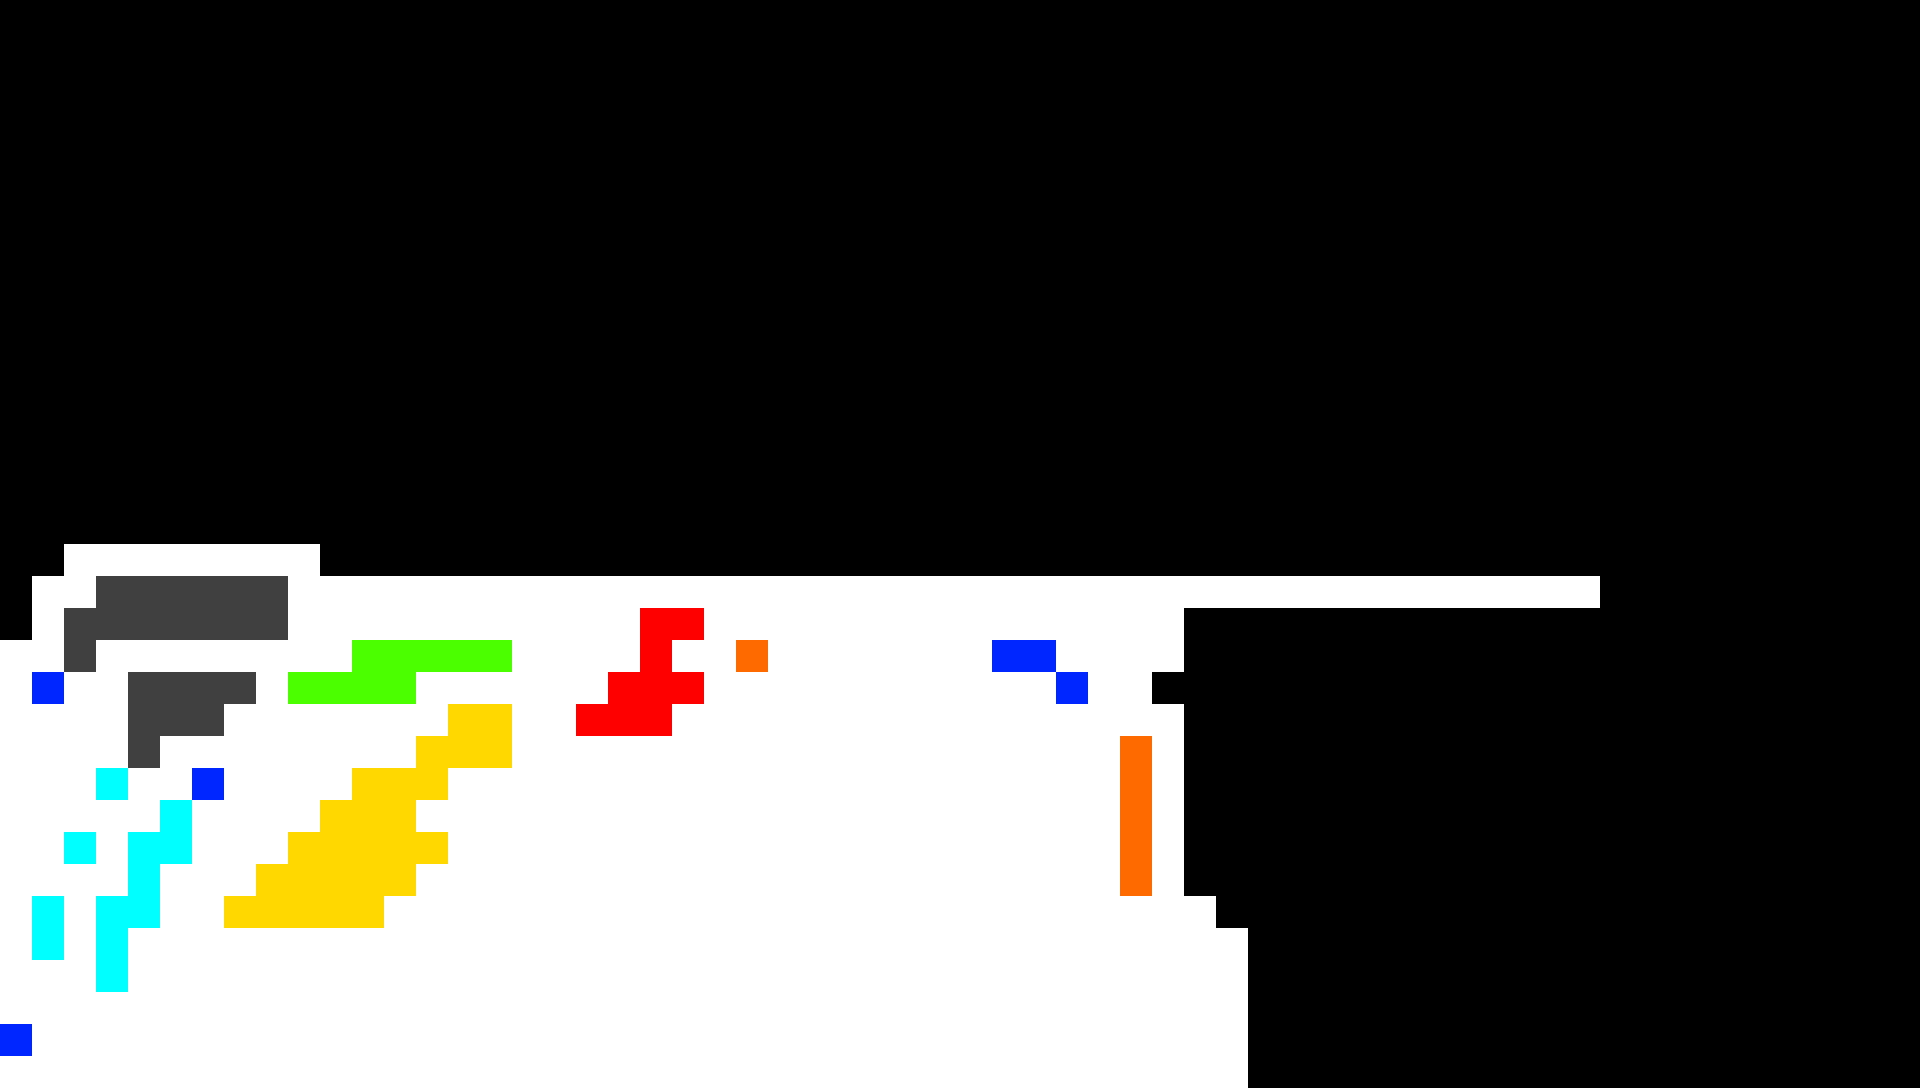

Tiled map render using the project's own tile images. Description and the whole map definition, tile-layer contents included, below:
An orthogonal 60x34 tile map with 32x32 px tiles, 1 tile layer (Tile Layer 1) and 14 objects (start).

<map version="1.10" tiledversion="1.10.1" orientation="orthogonal" renderorder="right-down" width="60" height="34" tilewidth="32" tileheight="32" infinite="0" nextlayerid="4" nextobjectid="26">
 <tileset firstgid="1" source="basic_tile.tsx" />
 <layer id="1" name="Tile Layer 1" width="60" height="34">
  <data encoding="csv">
0,0,0,0,0,0,0,0,0,0,0,0,0,0,0,0,0,0,0,0,0,0,0,0,0,0,0,0,0,0,0,0,0,0,0,0,0,0,0,0,0,0,0,0,0,0,0,0,0,0,0,0,0,0,0,0,0,0,0,0,
0,0,0,0,0,0,0,0,0,0,0,0,0,0,0,0,0,0,0,0,0,0,0,0,0,0,0,0,0,0,0,0,0,0,0,0,0,0,0,0,0,0,0,0,0,0,0,0,0,0,0,0,0,0,0,0,0,0,0,0,
0,0,0,0,0,0,0,0,0,0,0,0,0,0,0,0,0,0,0,0,0,0,0,0,0,0,0,0,0,0,0,0,0,0,0,0,0,0,0,0,0,0,0,0,0,0,0,0,0,0,0,0,0,0,0,0,0,0,0,0,
0,0,0,0,0,0,0,0,0,0,0,0,0,0,0,0,0,0,0,0,0,0,0,0,0,0,0,0,0,0,0,0,0,0,0,0,0,0,2,2,2,2,2,2,2,2,0,0,0,0,0,0,0,0,0,0,0,0,0,0,
0,0,0,0,0,0,0,0,0,0,0,0,0,0,0,0,0,0,0,0,0,0,0,0,0,0,0,0,0,0,0,0,0,0,0,0,0,0,2,2,2,2,2,2,2,2,0,0,0,0,0,0,0,0,0,0,0,0,0,0,
0,0,0,0,0,0,0,0,0,0,0,0,0,0,0,0,0,0,0,0,0,0,0,0,0,2,2,2,2,2,2,2,2,0,0,0,0,0,2,2,2,2,2,2,2,2,0,0,0,0,0,0,0,0,0,0,0,0,0,0,
0,0,0,0,0,0,0,0,0,0,0,0,0,0,0,0,0,0,0,0,0,0,0,0,0,2,2,2,2,2,2,2,2,0,0,0,0,0,0,0,0,0,0,0,0,0,0,0,0,0,0,0,0,0,0,0,0,0,0,0,
0,0,0,0,0,0,0,0,0,0,0,0,0,0,0,0,0,2,2,2,2,2,0,0,0,2,2,2,2,2,2,2,2,0,0,0,0,0,0,0,0,0,0,0,0,0,0,0,0,0,0,0,0,0,0,0,0,0,0,0,
0,0,0,0,0,0,0,0,0,0,0,0,0,0,2,2,2,2,2,2,2,2,0,0,0,2,2,2,2,2,2,2,2,0,0,0,0,0,0,0,0,0,0,0,0,0,0,0,0,0,0,0,0,0,0,0,0,0,0,0,
0,0,0,0,0,0,0,0,0,0,0,0,0,0,2,2,2,2,2,2,2,2,0,0,0,0,0,0,0,0,0,0,0,0,0,0,0,0,0,0,0,0,0,0,0,0,0,0,0,0,0,0,0,0,0,0,0,0,0,0,
0,0,0,0,0,0,0,0,0,0,0,0,0,0,0,0,0,0,0,0,0,0,0,0,0,0,0,0,0,0,0,0,0,0,0,0,0,0,0,0,0,0,0,0,0,0,0,0,0,0,0,0,0,0,0,0,0,0,0,0,
0,0,0,0,0,0,0,0,0,0,0,0,0,0,0,0,0,0,0,0,0,0,0,0,0,0,0,0,0,0,0,0,0,0,0,0,0,0,0,0,0,0,0,0,0,0,0,0,0,0,0,0,0,0,0,0,0,0,0,0,
0,0,0,0,0,0,0,0,0,0,0,0,0,0,0,0,0,0,0,0,0,0,0,0,0,0,0,0,0,0,0,0,0,0,0,0,0,0,0,0,0,0,0,0,0,0,0,0,0,0,0,0,0,0,0,0,0,0,0,0,
0,0,0,0,0,0,0,0,0,0,0,0,0,0,0,0,0,0,0,0,0,0,0,0,0,0,0,0,0,0,0,0,0,0,0,0,0,0,0,0,0,0,0,0,0,0,0,0,0,0,0,0,0,0,0,0,0,0,0,0,
0,0,0,0,0,0,0,0,0,0,0,0,0,0,0,0,0,0,0,0,0,0,0,0,0,0,0,0,0,0,0,0,0,0,0,0,0,0,0,0,0,0,0,0,0,0,0,0,0,0,0,0,0,0,0,0,0,0,0,0,
0,0,0,0,0,0,0,0,0,0,0,0,0,0,0,0,0,0,0,0,0,0,0,0,0,0,0,0,0,0,0,0,0,0,0,0,0,0,0,0,0,0,0,0,0,0,0,0,0,0,0,0,0,0,0,0,0,0,0,0,
0,2,2,2,2,2,2,2,2,2,2,0,0,0,0,0,0,0,0,0,0,0,0,0,0,0,2,2,2,2,2,2,2,0,0,0,0,0,0,0,0,0,0,0,0,0,0,0,0,0,0,0,0,0,0,0,0,0,0,0,
2,2,1,1,1,1,1,1,1,1,2,2,2,2,2,2,2,2,2,2,2,2,2,2,2,2,2,2,2,2,2,2,2,2,2,2,2,2,2,2,2,2,2,2,2,2,2,2,2,2,2,0,0,0,0,0,0,0,0,0,
2,1,1,3,3,3,3,3,3,1,1,1,1,1,1,1,1,1,1,1,1,1,1,1,1,1,1,1,1,1,1,1,1,1,1,1,1,1,1,1,1,1,1,1,1,1,1,1,1,1,2,2,0,0,0,0,0,0,0,0,
2,1,3,3,3,3,3,3,3,1,1,1,1,1,1,1,1,1,1,1,4,4,1,1,1,1,1,1,1,1,1,1,1,1,1,1,1,2,2,2,2,2,2,2,2,2,2,2,2,2,2,2,0,0,0,0,0,0,0,0,
1,1,3,1,1,1,1,1,1,1,1,7,7,7,7,7,1,1,1,1,4,1,1,5,1,1,1,1,1,1,1,9,9,1,1,1,1,2,0,0,0,0,0,0,0,0,0,0,0,0,2,2,2,2,0,0,0,0,0,0,
1,9,1,1,3,3,3,3,1,7,7,7,7,1,1,1,1,1,1,4,4,4,1,1,1,1,1,1,1,1,1,1,1,9,1,1,2,2,0,0,0,0,0,0,0,0,0,0,0,0,0,0,2,2,2,2,2,2,2,0,
1,1,1,1,3,3,3,1,1,1,1,1,1,1,6,6,1,1,4,4,4,1,1,1,1,1,1,1,1,1,1,1,1,1,1,1,1,2,0,0,0,0,0,0,0,0,0,0,0,0,0,0,0,0,0,0,2,2,2,0,
1,1,1,1,3,1,1,1,1,1,1,1,1,6,6,6,1,1,1,1,1,1,1,1,1,1,1,1,1,1,1,1,1,1,1,5,1,2,0,0,0,0,0,0,0,0,0,0,0,0,0,0,0,0,0,0,0,0,2,0,
1,1,1,8,1,1,9,1,1,1,1,6,6,6,1,1,1,1,1,1,1,1,1,1,1,1,1,1,1,1,1,1,1,1,1,5,1,2,0,0,0,0,0,0,0,0,0,0,0,0,0,0,0,0,0,0,0,0,2,0,
1,1,1,1,1,8,1,1,1,1,6,6,6,1,1,1,1,1,1,1,1,1,1,1,1,1,1,1,1,1,1,1,1,1,1,5,1,2,0,0,0,0,0,0,0,0,0,0,0,0,0,0,0,0,0,0,0,0,2,0,
1,1,8,1,8,8,1,1,1,6,6,6,6,6,1,1,1,1,1,1,1,1,1,1,1,1,1,1,1,1,1,1,1,1,1,5,1,2,0,0,0,0,0,0,0,0,0,0,0,0,0,0,0,0,0,0,0,0,2,0,
1,1,1,1,8,1,1,1,6,6,6,6,6,1,1,1,1,1,1,1,1,1,1,1,1,1,1,1,1,1,1,1,1,1,1,5,1,2,2,0,0,0,0,0,0,0,0,0,0,0,0,0,0,0,0,0,0,0,2,0,
1,8,1,8,8,1,1,6,6,6,6,6,1,1,1,1,1,1,1,1,1,1,1,1,1,1,1,1,1,1,1,1,1,1,1,1,1,1,2,2,0,0,0,0,0,0,0,0,0,0,0,0,0,0,0,0,0,0,2,2,
1,8,1,8,1,1,1,1,1,1,1,1,1,1,1,1,1,1,1,1,1,1,1,1,1,1,1,1,1,1,1,1,1,1,1,1,1,1,1,2,0,0,0,0,0,0,0,0,0,0,0,0,0,0,0,0,0,0,0,2,
1,1,1,8,1,1,1,1,1,1,1,1,1,1,1,1,1,1,1,1,1,1,1,1,1,1,1,1,1,1,1,1,1,1,1,1,1,1,1,2,0,0,0,0,0,0,0,0,0,0,0,0,0,0,0,0,0,0,0,2,
1,1,1,1,1,1,1,1,1,1,1,1,1,1,1,1,1,1,1,1,1,1,1,1,1,1,1,1,1,1,1,1,1,1,1,1,1,1,1,2,0,0,0,0,0,0,0,0,0,0,0,0,0,0,0,0,0,0,0,2,
9,1,1,1,1,1,1,1,1,1,1,1,1,1,1,1,1,1,1,1,1,1,1,1,1,1,1,1,1,1,1,1,1,1,1,1,1,1,1,2,0,0,0,0,0,0,0,0,0,0,0,0,0,0,0,0,0,0,0,2,
1,1,1,1,1,1,1,1,1,1,1,1,1,1,1,1,1,1,1,1,1,1,1,1,1,1,1,1,1,1,1,1,1,1,1,1,1,1,1,2,0,0,0,0,0,0,0,0,0,0,0,0,0,0,0,0,0,0,0,2
</data>
 </layer>
 <objectgroup id="3" name="Collisions">
  <object id="1" name="start" x="96" y="384" />
  <object id="2" x="32" y="512" width="320" height="32" />
  <object id="3" x="352" y="544" width="480" height="32" />
  <object id="4" x="448" y="256" width="256" height="64" />
  <object id="9" x="1056" y="544" width="576" height="32" />
  <object id="11" x="800" y="160" width="256" height="128" />
  <object id="13" x="832" y="512" width="224" height="32" />
  <object id="16" x="1216" y="96" width="256" height="96" />
  <object id="18" x="1664" y="640" width="64" height="32" />
  <object id="19" x="1728" y="672" width="160" height="32" />
  <object id="21" x="1888" y="896" width="32" height="32" />
  <object id="22" x="1856" y="672" width="32" height="224" />
  <object id="24" x="1632" y="576" width="32" height="64" />
  <object id="25" x="544" y="224" width="160" height="32" />
 </objectgroup>
</map>